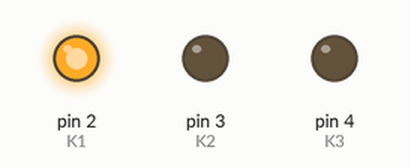
Bench run of a sketch on a simulated Arduino Uno, built with avr-gcc and run on an emulated ATmega328P. Parts: output pins drawn as LEDs (lit = HIGH).

Above: at 0.2 s.
At 1.2 s:
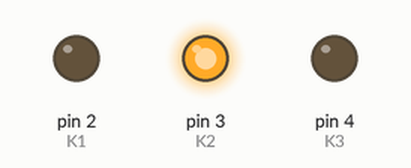
At 2.2 s:
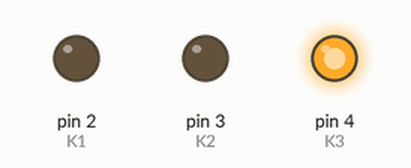
At 5.7 s:
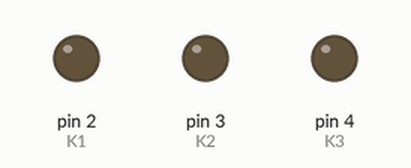
Timing chart, 0 to 6.9 s (numbered marks = the images above):
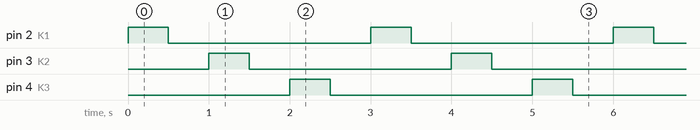

The sketch:

RELAYS-TEST.ino
```cpp
#define K1 2
#define K2 3
#define K3 4

void setup() {
  // initialize digital pin LED_BUILTIN as an output.
  pinMode(K1, OUTPUT);
  pinMode(K2, OUTPUT);
  pinMode(K3, OUTPUT);
}

// the loop function runs over and over again forever
void loop() {
  digitalWrite(K1, HIGH);
  delay(500);
  digitalWrite(K1, LOW);
  delay(500);

  digitalWrite(K2, HIGH);
  delay(500);
  digitalWrite(K2, LOW);
  delay(500);

  digitalWrite(K3, HIGH);
  delay(500);
  digitalWrite(K3, LOW);
  delay(500);

}
```

Measured:
- by itself, pin 2 (K1), pin 3 (K2), pin 4 (K3): alternates HIGH for 0.50 s and LOW for 2.5 s
- by itself, everything shown: repeats every 3.0 s, in 6 steps
